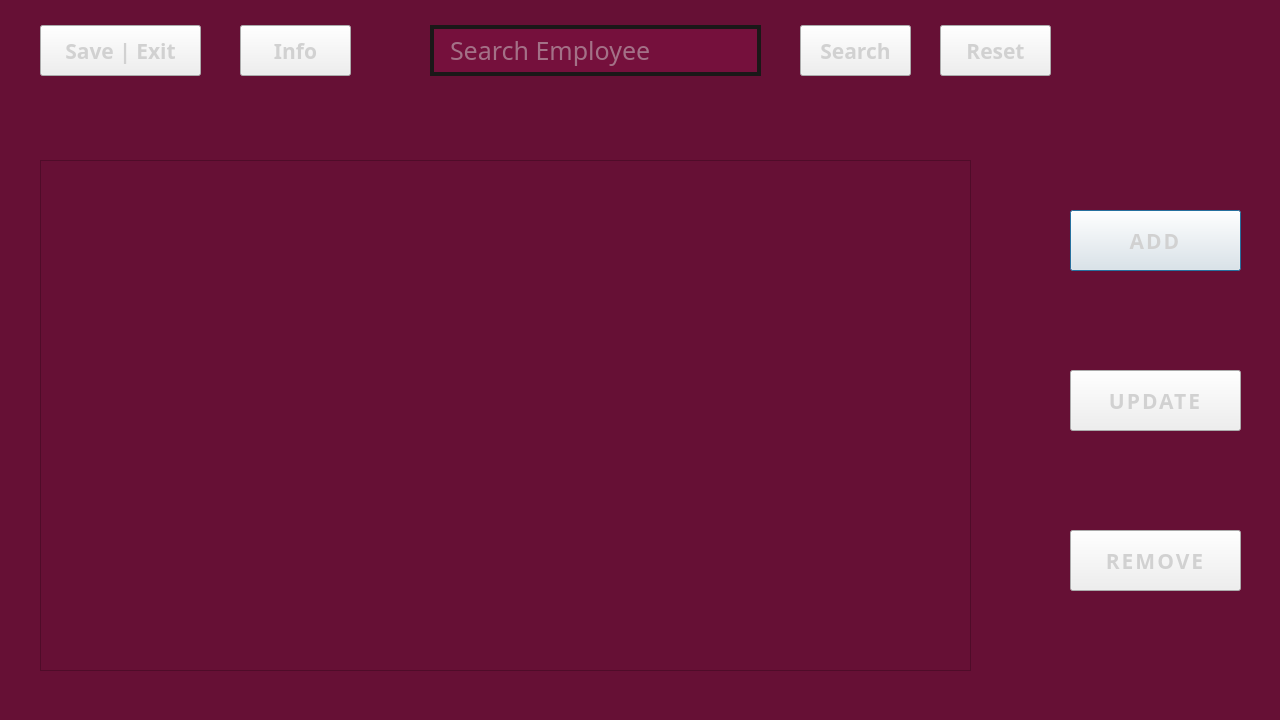
<?xml version="1.0" encoding="UTF-8"?>
<ui version="4.0">
 <class>ViewEmployeesDialog</class>
 <widget class="QDialog" name="ViewEmployeesDialog">
  <property name="geometry">
   <rect>
    <x>0</x>
    <y>0</y>
    <width>1280</width>
    <height>720</height>
   </rect>
  </property>
  <property name="windowTitle">
   <string>Dialog</string>
  </property>
  <property name="styleSheet">
   <string notr="true">QDialog {
	background-color: rgb(102, 16, 53);
}</string>
  </property>
  <widget class="QPushButton" name="addProdBtn_4">
   <property name="geometry">
    <rect>
     <x>1070</x>
     <y>210</y>
     <width>171</width>
     <height>61</height>
    </rect>
   </property>
   <property name="font">
    <font>
     <family>HP Simplified Jpan</family>
     <pointsize>16</pointsize>
     <bold>true</bold>
    </font>
   </property>
   <property name="styleSheet">
    <string notr="true">QPushButton {
background: '#75103c';
color: rgb(209, 209, 209);
border: 4px solid '#1a1818';
letter-spacing: 2px;
}

QPushButton::hover {
background-color: rgb(84, 13, 43);
}</string>
   </property>
   <property name="text">
    <string>ADD</string>
   </property>
  </widget>
  <widget class="QTableView" name="tableView">
   <property name="geometry">
    <rect>
     <x>40</x>
     <y>160</y>
     <width>931</width>
     <height>511</height>
    </rect>
   </property>
   <property name="font">
    <font>
     <family>Source Code Pro</family>
     <pointsize>12</pointsize>
     <bold>true</bold>
     <stylestrategy>PreferDefault</stylestrategy>
    </font>
   </property>
   <property name="mouseTracking">
    <bool>true</bool>
   </property>
   <property name="focusPolicy">
    <enum>Qt::ClickFocus</enum>
   </property>
   <property name="styleSheet">
    <string notr="true">QTableView {
background-color: rgb(102, 16, 53);
border: 6px solid  '#1a1818';
gridline-color:  '#1a1818';
selection-background-color: rgb(84, 13, 43);
}
QHeaderView::section {
border-color: rgb(26, 24, 24);
color: rgb(209, 209, 209);
font: 17pt &quot;HP Simplified Jpan&quot;;
background-color: rgb(102, 16, 53);
height: 65px;
}

QHeaderView::section::hover {
background-color: rgb(102, 16, 53);
}

QTableView::item{
background-color: rgb(102, 16, 53);
color: rgb(209, 209, 209);
}

QTableView::item:hover {
background-color: rgb(84, 13, 43);
}
QTableView::item:selected {
background-color: rgb(102, 16, 53);
}</string>
   </property>
   <property name="editTriggers">
    <set>QAbstractItemView::NoEditTriggers</set>
   </property>
   <property name="showGrid">
    <bool>true</bool>
   </property>
   <property name="gridStyle">
    <enum>Qt::DashLine</enum>
   </property>
   <property name="cornerButtonEnabled">
    <bool>false</bool>
   </property>
   <attribute name="horizontalHeaderCascadingSectionResizes">
    <bool>false</bool>
   </attribute>
   <attribute name="horizontalHeaderDefaultSectionSize">
    <number>159</number>
   </attribute>
   <attribute name="verticalHeaderCascadingSectionResizes">
    <bool>false</bool>
   </attribute>
  </widget>
  <widget class="QPushButton" name="updtBtn">
   <property name="geometry">
    <rect>
     <x>1070</x>
     <y>370</y>
     <width>171</width>
     <height>61</height>
    </rect>
   </property>
   <property name="font">
    <font>
     <family>HP Simplified Jpan</family>
     <pointsize>16</pointsize>
     <bold>true</bold>
    </font>
   </property>
   <property name="styleSheet">
    <string notr="true">QPushButton {
background: '#75103c';
color: rgb(209, 209, 209);
border: 4px solid '#1a1818';
letter-spacing: 2px;
}

QPushButton::hover {
background-color: rgb(84, 13, 43);
}</string>
   </property>
   <property name="text">
    <string>UPDATE</string>
   </property>
  </widget>
  <widget class="QPushButton" name="rmProdBtn">
   <property name="geometry">
    <rect>
     <x>1070</x>
     <y>530</y>
     <width>171</width>
     <height>61</height>
    </rect>
   </property>
   <property name="font">
    <font>
     <family>HP Simplified Jpan</family>
     <pointsize>16</pointsize>
     <bold>true</bold>
    </font>
   </property>
   <property name="styleSheet">
    <string notr="true">QPushButton {
background: '#75103c';
color: rgb(209, 209, 209);
border: 4px solid '#1a1818';
letter-spacing: 2px;
}

QPushButton::hover {
background-color: rgb(84, 13, 43);
}</string>
   </property>
   <property name="text">
    <string>REMOVE</string>
   </property>
  </widget>
  <widget class="QPushButton" name="srchButton">
   <property name="geometry">
    <rect>
     <x>800</x>
     <y>25</y>
     <width>111</width>
     <height>51</height>
    </rect>
   </property>
   <property name="font">
    <font>
     <family>HP Simplified Jpan</family>
     <pointsize>16</pointsize>
     <bold>true</bold>
    </font>
   </property>
   <property name="styleSheet">
    <string notr="true">QPushButton {
background: '#75103c';
color: rgb(209, 209, 209);
border: 4px solid '#1a1818';
}

QPushButton::hover {
background-color: rgb(84, 13, 43);
}</string>
   </property>
   <property name="text">
    <string>Search</string>
   </property>
  </widget>
  <widget class="QPushButton" name="resetBtn">
   <property name="geometry">
    <rect>
     <x>940</x>
     <y>25</y>
     <width>111</width>
     <height>51</height>
    </rect>
   </property>
   <property name="font">
    <font>
     <family>HP Simplified Jpan</family>
     <pointsize>16</pointsize>
     <bold>true</bold>
    </font>
   </property>
   <property name="styleSheet">
    <string notr="true">QPushButton {
background: '#75103c';
color: rgb(209, 209, 209);
border: 4px solid '#1a1818';
}

QPushButton::hover {
background-color: rgb(84, 13, 43);
}</string>
   </property>
   <property name="text">
    <string>Reset</string>
   </property>
  </widget>
  <widget class="QPushButton" name="saveBtn">
   <property name="geometry">
    <rect>
     <x>40</x>
     <y>25</y>
     <width>161</width>
     <height>51</height>
    </rect>
   </property>
   <property name="font">
    <font>
     <family>HP Simplified Jpan</family>
     <pointsize>16</pointsize>
     <bold>true</bold>
    </font>
   </property>
   <property name="styleSheet">
    <string notr="true">QPushButton {
background: '#75103c';
color: rgb(209, 209, 209);
border: 4px solid '#1a1818';
}

QPushButton::hover {
background-color: rgb(84, 13, 43);
}</string>
   </property>
   <property name="text">
    <string>Save | Exit</string>
   </property>
  </widget>
  <widget class="QLineEdit" name="srchEmplyBox">
   <property name="geometry">
    <rect>
     <x>430</x>
     <y>25</y>
     <width>331</width>
     <height>51</height>
    </rect>
   </property>
   <property name="font">
    <font>
     <family>HP Simpified Jpan</family>
     <pointsize>19</pointsize>
     <italic>false</italic>
     <bold>false</bold>
    </font>
   </property>
   <property name="styleSheet">
    <string notr="true">QLineEdit {
	font: 19pt &quot;HP Simpified Jpan&quot;;
	border: 4px solid rgb(26, 24, 24);
	padding-left: 14px;
	background: rgb(117, 16, 60);
	color: rgb(209, 209, 209);
}</string>
   </property>
   <property name="text">
    <string/>
   </property>
   <property name="placeholderText">
    <string>Search Employee</string>
   </property>
  </widget>
  <widget class="QPushButton" name="infoBtn">
   <property name="geometry">
    <rect>
     <x>240</x>
     <y>25</y>
     <width>111</width>
     <height>51</height>
    </rect>
   </property>
   <property name="font">
    <font>
     <family>HP Simplified Jpan</family>
     <pointsize>16</pointsize>
     <bold>true</bold>
    </font>
   </property>
   <property name="styleSheet">
    <string notr="true">QPushButton {
background: '#75103c';
color: rgb(209, 209, 209);
border: 4px solid '#1a1818';
}

QPushButton::hover {
background-color: rgb(84, 13, 43);
}</string>
   </property>
   <property name="text">
    <string>Info</string>
   </property>
  </widget>
  <widget class="QPushButton" name="timeButton">
   <property name="geometry">
    <rect>
     <x>1100</x>
     <y>20</y>
     <width>161</width>
     <height>61</height>
    </rect>
   </property>
   <property name="font">
    <font>
     <family>HP Simplified Jpan</family>
     <pointsize>16</pointsize>
     <bold>true</bold>
    </font>
   </property>
   <property name="styleSheet">
    <string notr="true">QPushButton {
background: '#75103c';
color: rgb(209, 209, 209);
border: 4px solid '#1a1818';
border-radius: 10px;
}

QPushButton::hover {
background: '#75103c';
}</string>
   </property>
   <property name="text">
    <string/>
   </property>
  </widget>
 </widget>
 <resources/>
 <connections/>
</ui>
